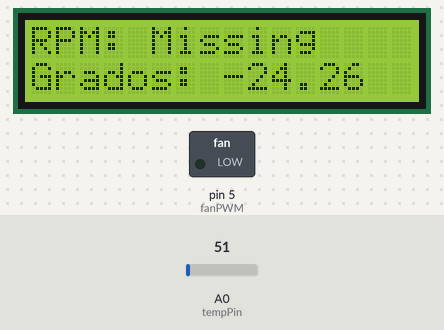
Bench run of a sketch on a simulated Arduino Uno, built with avr-gcc and run on an emulated ATmega328P. Shown: 16×2 character LCD, switched loads named in the sketch (green lamp = pin HIGH). The test bench sets the inputs (shaded band); at power-on: A0 (tempPin) = 51. What the sketch prints to the serial monitor is not drawn.

Above: at 1.2 s.
1.3 s: A0 (tempPin) set to 61
At 3.1 s:
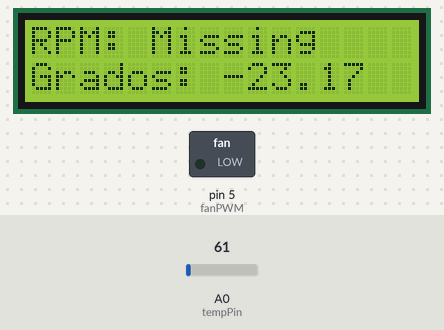
3.5 s: A0 (tempPin) set to 71
At 5.3 s:
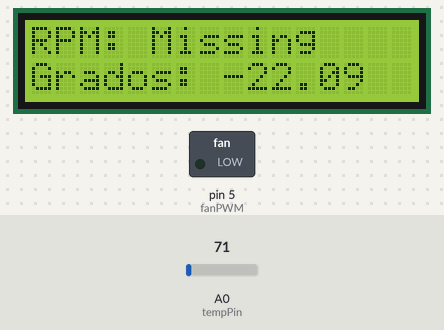
5.6 s: A0 (tempPin) set to 86
At 6.5 s:
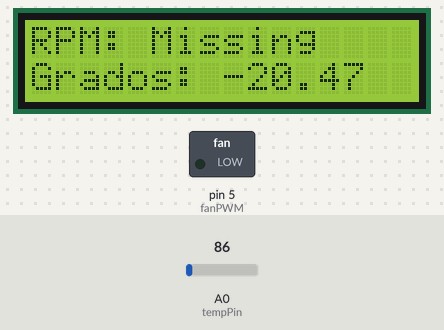
Timing chart, 0 to 8.6 s (numbered marks = the images above; inputs shaded):
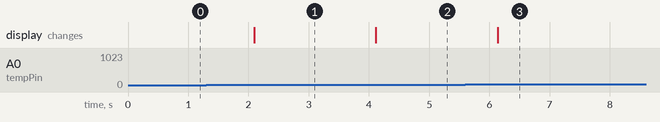

Measured:
- after the input at 1.3 s, the display: changes after 0.80 s (image 1)
- after the input at 3.5 s, the display: changes after 0.62 s (image 2)
- after the input at 5.6 s, the display: changes after 0.54 s (image 3)

The sketch:

PWM.ino
```cpp
#include <LiquidCrystal.h>
LiquidCrystal lcd(13,12,8,7,4,2);

const int tempPin=A0;
int tMax=-100;
int tMin=100;

const int fanPWM=5;
const int fanTacho=5;
int rpmCount=0;
unsigned lastMillis=0;

float temp(int val, int val0, float temp0, int val1, float temp1)
{
  return (((temp1-temp0)*(val-val0))/(val1-val0))+temp0;
}

void setup()
{
  Serial.begin(9600);
  lcd.begin(16,2);
  pinMode(fanTacho,INPUT);
  lcd.clear();
  pinMode(fanPWM, OUTPUT);

  //attachInterrupt(1, addRPM, RISING);
}

void addRPM()
{
  ++rpmCount;
}

int rpms()
{
  //Serial.print("rpmCount: ");
  //Serial.println(rpmCount);
  //Serial.print("millis(): ");
  //Serial.println(millis());
  int rpmS=(rpmCount*30000.0)/(millis()-lastMillis);
  //Serial.println("millis()-lastMillis: ");
  //Serial.println(millis()-lastMillis);
  //Serial.println("rpmS: ");
  //Serial.println(rpmS);
  lastMillis=millis();
  rpmCount=0;

  return rpmS;
}

void loop()
{
  int sensorVal=analogRead(tempPin);

  //Serial.print("Valor del sensor Temperatura: ");
  //Serial.println(sensorVal);

  float volts=(sensorVal/1024.0)*5.0;
  float grados=temp(sensorVal,275,0,480,22.2);

  /*if (grados>tMax)
  {
   tMax=grados;
  }

  if (grados<tMin)
  {
   tMin=grados;
  }*/

  //Serial.print("RPM: ");

  //lcd.clear();//parpadea la pantalla
  lcd.setCursor(0,0);
  lcd.print("RPM: ");
  Serial.print("1_");
  Serial.print(grados);
  Serial.print("_");

  if(rpmCount==0)
  {
    //Serial.println("Missing");
    lcd.print("Missing");
    Serial.print(-1);//rpm
    Serial.print("_");
    Serial.println(-1);//duty
  }
  else
  {
    int rpm=rpms();
    //Serial.print("RPM: ");
    //Serial.println(rpm);
    lcd.print(rpm);
    Serial.print(rpm);//rpm
    Serial.print("_");
    Serial.println(100);//duty
  }

  //lcd.print(" Max: ");
  //lcd.print(tMax);
  lcd.print("                     "); //para que refresque toda la fila

  lcd.setCursor(0,1);
  lcd.print("Grados: ");
  lcd.print(grados);
  lcd.print("                     ");  //para que refresque toda la fila

  delay(1000);


}
```
